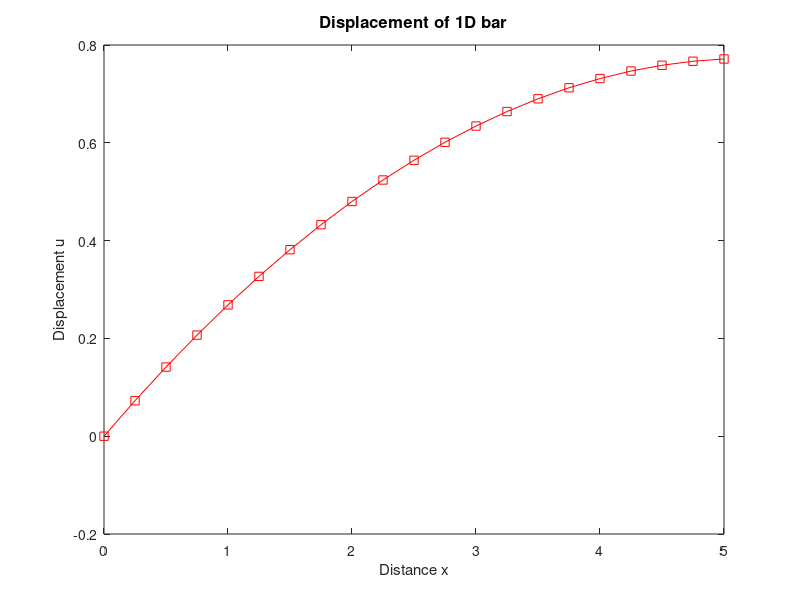

This chart was generated by the following MATLAB code:
%                  EXAMPLE STATIC FEM CODE FOR 1D PROBLEM
%    Calculates static displacement for a 1D bar subject to uniform body
%    force, constrained so u=0 at x=0 and subjected to prescribed traction
%    at x=L
%
%    From the text 'Applied Mechanics of Solids' http://solidmechanics.org
%    Author A.F. Bower

%  Define values for parameters below
%
%    Length and x-sect area of bar
        Length = 5.;
        A = 1.; 
%       Material props
        mu = 50.;
        nu = 0.3;
%
        const = 2*mu*A*(1-nu)/(1-2*nu);
%       Loading
        bodyforce = 10.;
        traction = 2.;
%    total no. elements, no. nodes on each element (2 for linear, 3 for quadratic elemnts), total no. nodes; 
        L = 10;
        Ne = 3;
        nnodes = (Ne-1)*L+1;
%
%     Set up some data structures storing the mesh
%
      coords = zeros(1,nnodes);
      for i= 1 : nnodes 
        coords(i) = Length*(i-1)/(nnodes-1);
      end;
%
%   Element connectivity (speficies node numbers on each element)
%
       connect = zeros(Ne,L);
       for lmn=1:L 
         if (Ne==3) 
           connect(1,lmn) = 2*lmn-1;
           connect(3,lmn) = 2*lmn;
           connect(2,lmn) = 2*lmn+1;
         elseif (Ne == 2)
           connect(1,lmn) = lmn;
           connect(2,lmn) = lmn+1;
         end ;
       end;
%
%    Integration points and weights for 2 point integration
%
       npoints = Ne-1;
       if (npoints == 2)
         w = [1,1];
         xi = [-0.5773502692,0.5773502692];
       elseif (npoints == 1)
         w = [2.,0.];
         xi = [0.,0.];
       end;
%          
%
%     Assemble the global stiffness and force vector
%
       K = zeros(nnodes,nnodes);
       F = zeros(nnodes,1);
%
       for lmn = 1 : L 
%
%       Extract the coords of each node on the current element
%
         lmncoords = zeros(Ne);
         for a = 1 : Ne 
           lmncoords(a) = coords(connect(a,lmn));
         end
%
%      For the current element, loop over integration points and assemble element stiffness
%
         kel = zeros(Ne,Ne);
         fel = zeros(Ne,1);
%
         for II = 1 : npoints
%
%        Compute N and dN/dxi at the current integration point
%
           N = zeros(1,Ne);
           dNdxi = zeros(1,Ne);
           if (Ne == 3) 
             N(1) = -0.5*xi(II)*(1.-xi(II));
             N(2) = 0.5*xi(II)*(1.+xi(II));
             N(3) = (1.-xi(II)^2);
             dNdxi(1) = -0.5+xi(II);
             dNdxi(2) = 0.5+xi(II);
             dNdxi(3) = -2.*xi(II);
           elseif (Ne == 2)
             N(1) = 0.5*(1.-xi(II));
             N(2) = 0.5*(1.+xi(II));
             dNdxi(1) = -0.5;
             dNdxi(2) = 0.5;
           end;
% 
%        Compute dx/dxi, J and dN/dx
%
           dxdxi = 0.;
           for a = 1 : Ne 
             dxdxi = dxdxi + dNdxi(a)*lmncoords(a);
           end
          J = abs(dxdxi);
           dNdx = zeros(1,Ne);
           for a = 1 : Ne
             dNdx(a) = dNdxi(a)/dxdxi;
           end
%  
%         Add contribution to element stiffness and force vector from current integration pt
%
          for a = 1 : Ne
             fel(a) = fel(a) + w(II)*bodyforce*J*N(a);
             for b = 1 : Ne 
               kel(a,b) = kel(a,b) + const*w(II)*J*dNdx(a)*dNdx(b);
             end
          end
% 
         end
%
%       Add the stiffness and residual from the current element into global matrices
%
         for a = 1 : Ne
           rw = connect(a,lmn);
           F(rw) = F(rw) + fel(a); 
           for b = 1 : Ne 
             cl = connect(b,lmn);
             K(rw,cl) = K(rw,cl) + kel(a,b);
           end
         end
       end          
%     Add the extra forcing term from the traction at x=L
%
       F(nnodes) = F(nnodes) + traction;
%      Modify FEM equations to enforce displacement boundary condition
%      To do this we simply replace the equation for the first node with u=0
%
       for a = 1 : nnodes
         K(1,a) = 0.;
       end
       K(1,1) = 1.;
       F(1) = 0.;
  %     
  %    Solve the equations
  %
  u = K\F;
  %
  plot(coords,u,'r - s')
  xlabel('Distance x')
  ylabel('Displacement u')
  title('Displacement of 1D bar','FontSize',12)
  